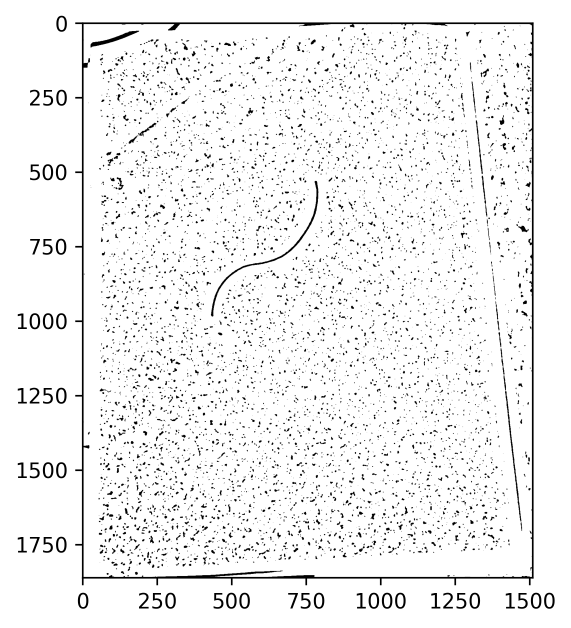
#> input picture Report/simple_clean.png, 1142 x 1256 px, given in place of crump_uncropped.jpeg, which was not available (shown at 1/2 size)
$ python manual_paper_flattener.py
#> lines starting #> are read from the running program, lines starting #| are printed output that depends on the picture; pictures that were not available may be replaced by others from this repository, and a replacement may not be noted
import basics
import cv2 as cv
import numpy as np
import matplotlib.pyplot as plt
from matplotlib.widgets import RectangleSelector, Slider

class PaperFlatteningGUI:
    def __init__(self, image_path):
#> called with image_path = 'crump_uncropped.jpeg'
        self.f = 2912.0
        self.T = np.linspace(0, 1, 1000)

        # 1. Load Image
        self.img = cv.imread(image_path)
#> self.img is the input picture: shape (1256, 1142, 3); min 0, max 255, mean 241.7
        self.gray_img = cv.cvtColor(self.img, cv.COLOR_BGR2GRAY)
        self.img_height, self.img_width = self.gray_img.shape
#> self.img_height = 1256; self.img_width = 1142
        self.true_center_x = self.img_width / 2.0
#> self.true_center_x = 571
        self.true_center_y = self.img_height / 2.0
#> self.true_center_y = 628

        # Precompute the 3D Grid for the paper surface
        # 50x50 is a good balance between rendering speed and visual fidelity
        self.grid_res = 50
        xx = np.linspace(0, self.img_width - 1, self.grid_res)
#> xx = 50 values from 0 to 1141
        yy = np.linspace(0, self.img_height - 1, self.grid_res)
#> yy = 50 values from 0 to 1255
        self.X_grid, self.Y_grid = np.meshgrid(xx, yy)

        # Shift grid to optical center
        self.X_grid_c = self.X_grid - self.true_center_x
        self.Y_grid_c = self.Y_grid - self.true_center_y

        # Prepare the image texture for the faces of the 3D surface
        # A grid of NxN points has (N-1)x(N-1) faces
        tex_img = cv.resize(cv.cvtColor(self.img, cv.COLOR_BGR2RGB), (self.grid_res - 1, self.grid_res - 1))
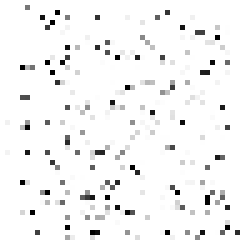
#> tex_img: shape (49, 49, 3) (shown 5 times larger); min 0, max 255, mean 244.5
        self.face_colors = tex_img / 255.0

        # 2. Setup Figure Layout
        self.fig = plt.figure(figsize=(16, 8))
        self.ax_img = self.fig.add_axes([0.05, 0.4, 0.4, 0.55])
        self.ax_3d = self.fig.add_axes([0.55, 0.4, 0.4, 0.55], projection='3d')

        self.ax_img.imshow(self.gray_img, cmap='gray')
        self.ax_img.set_title("1. Drag to Crop -> Press Enter")
        self.ax_3d.set_title("3D Embedding")

        # 3. Setup Interactive Selectors
        self.rs = RectangleSelector(self.ax_img, self.on_crop_select,
                                    useblit=True, button=[1], interactive=True)
        self.fig.canvas.mpl_connect('key_press_event', self.on_key_press)
        self.fig.canvas.mpl_connect('pick_event', self.on_line_pick)

        # 4. Setup Rho Deformation Sliders (Gaussian Bump)
        self.ax_amp = self.fig.add_axes([0.15, 0.2, 0.7, 0.03])
        self.ax_cx = self.fig.add_axes([0.15, 0.15, 0.7, 0.03])
        self.ax_cy = self.fig.add_axes([0.15, 0.1, 0.7, 0.03])

        self.slider_amp = Slider(self.ax_amp, 'Bump Amplitude', -0.5, 2.0, valinit=0.0)
        self.slider_cx = Slider(self.ax_cx, 'Bump X Center', 0, self.img_width, valinit=self.true_center_x)
        self.slider_cy = Slider(self.ax_cy, 'Bump Y Center', 0, self.img_height, valinit=self.true_center_y)

        self.slider_amp.on_changed(self.update_view)
        self.slider_cx.on_changed(self.update_view)
        self.slider_cy.on_changed(self.update_view)

        # State variables
        self.crop_box = None
        self.lines = []
        self.line_artists = []
        self.selected_lines = {} # Dictionary to hold multiple selected lines

        plt.show()
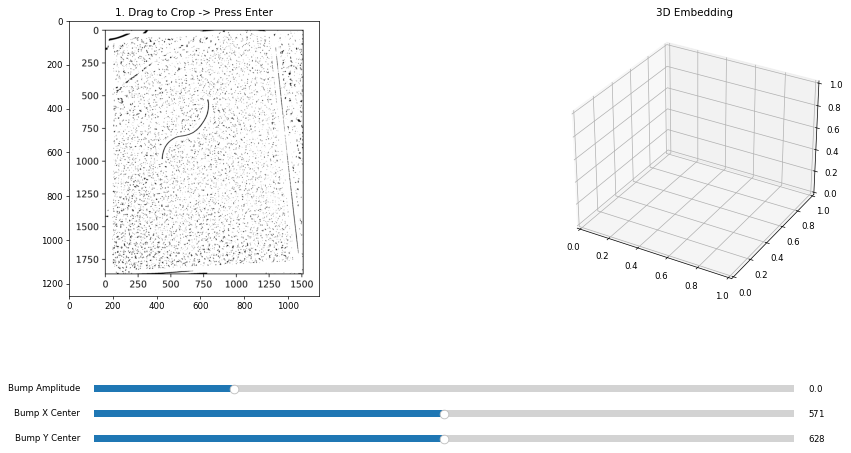
#> figure drawn by matplotlib, 4 panels

    # [127 lines left out: functions on_crop_select, on_key_press, on_line_pick, update_view, not called in this run]

if __name__ == "__main__":
    app = PaperFlatteningGUI("crump_uncropped.jpeg")

$ run again, on Report/upcurve.png
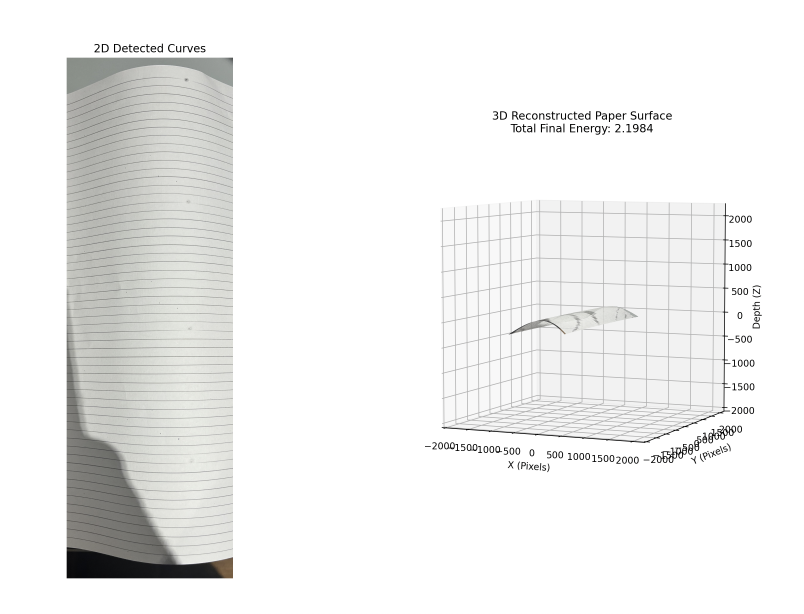
#> input picture Report/upcurve.png, 2410 x 1840 px, given in place of crump_uncropped.jpeg, which was not available (shown at 1/3 size)
#> in __init__, self.img is the input picture: shape (1840, 2410, 3); mean B, G, R 238.3, 239.2, 239
#> in __init__, `tex_img = cv.resize(cv.cvtColor(self.img, cv.COLOR_BGR2RGB), (self.gri..`:
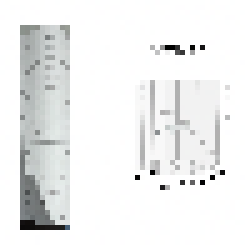
#> tex_img: shape (49, 49, 3) (shown 5 times larger); mean B, G, R 238.3, 238.5, 237.6
#> in __init__, `plt.show()`:
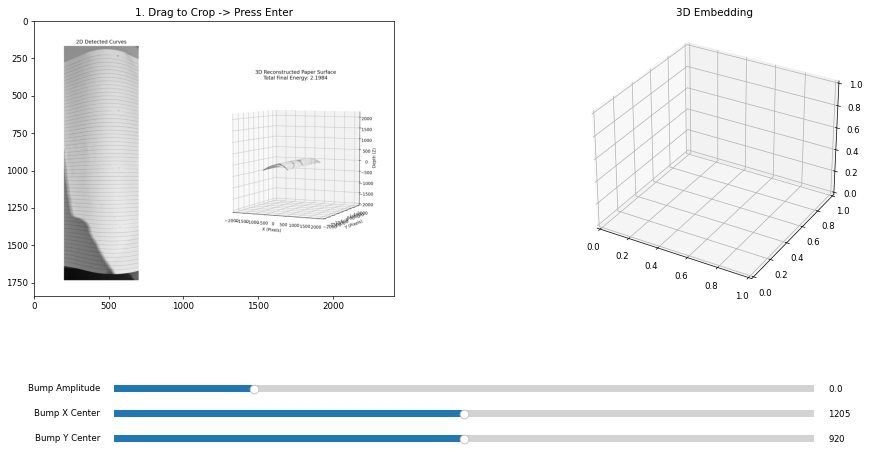
#> figure drawn by matplotlib, 4 panels
